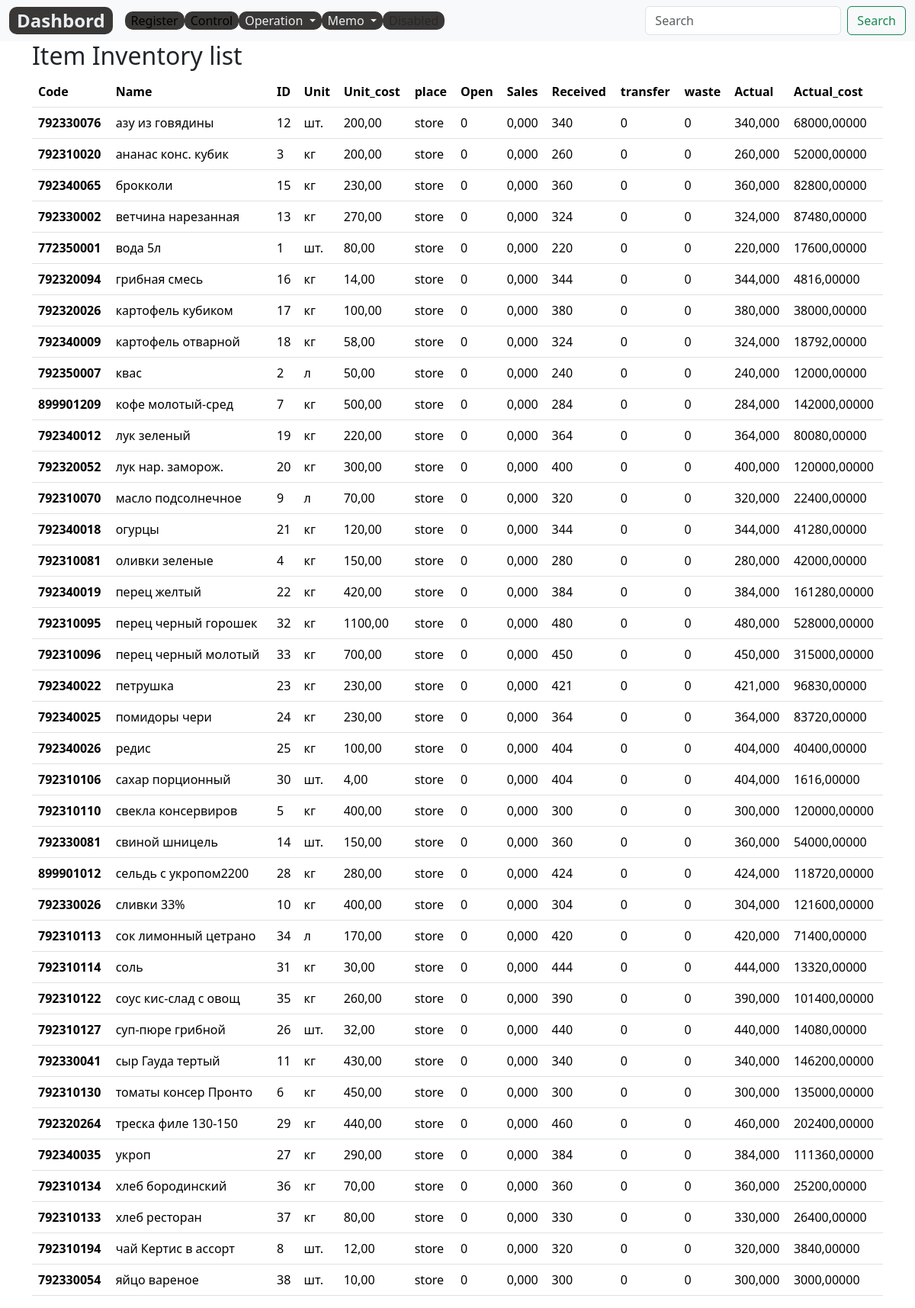
/control/inventory/, run on an earlier commit of the app's database.
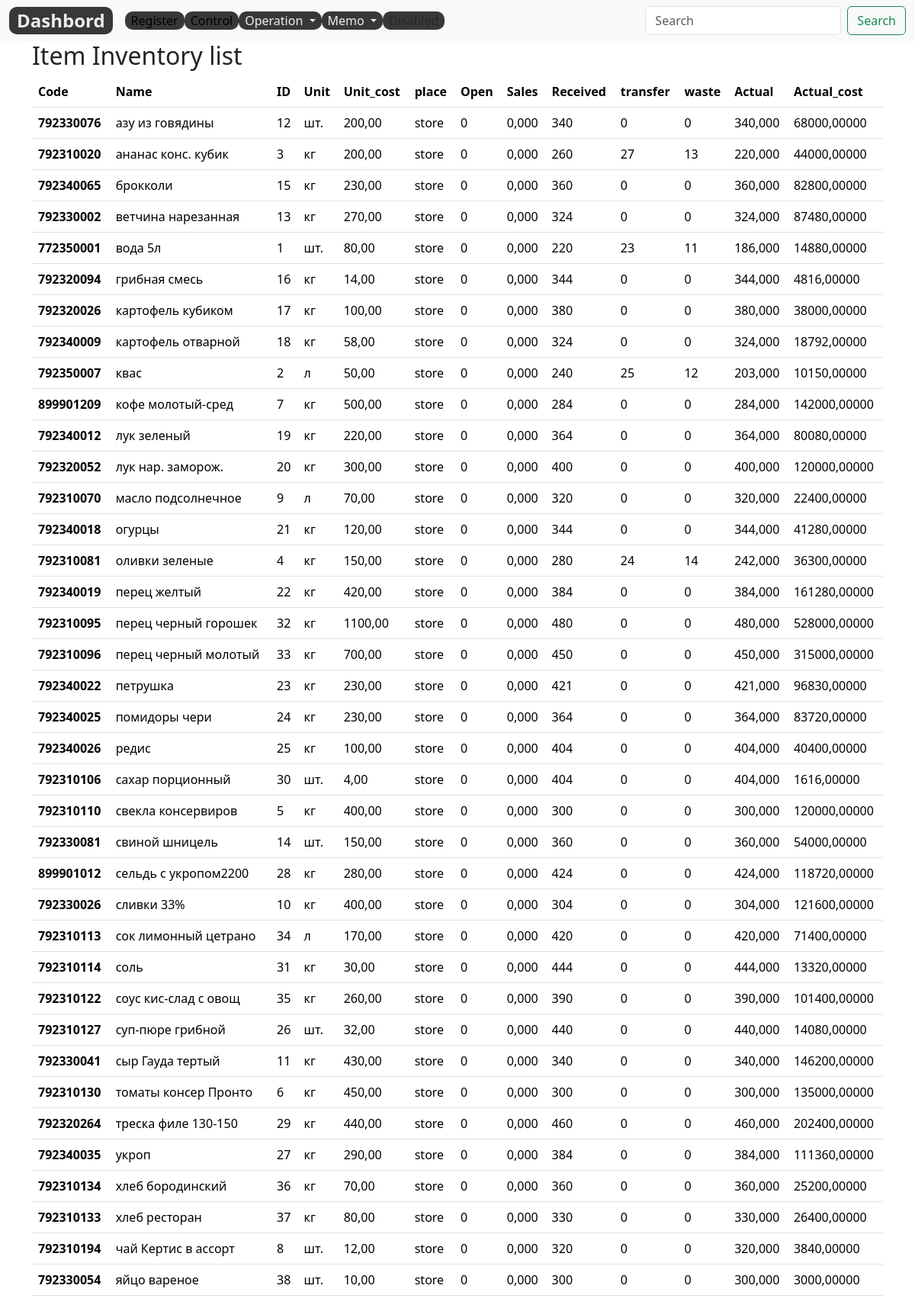
And on a later commit of the database.
### control/models.py (models this page shows, shortened)
class StockItem(models.Model):
    code=models.DecimalField(max_digits=12, help_text="Не более 12 знаков",decimal_places=0,null=True,verbose_name='Код')
    name = models.CharField(max_length=200, help_text="Не более 200 знаков", db_index=True)
    slug= models.SlugField(max_length=255, verbose_name='Url')
    unit = models.CharField(max_length=10,verbose_name='Ед.изм.',  choices=UNITS, null=True ,default='kg')
    unit_cost = models.DecimalField(max_digits=10, help_text="Не более 10 знаков",decimal_places=2, null=True)
    place = models.CharField(max_length=100,verbose_name='Место', null=True ,default='store')
    open=models.DecimalField(max_digits=10, help_text="Не более 10 знаков", decimal_places=0, null=True, default=0)
    sales =	models.DecimalField(max_digits=10, help_text="Не более 10 знаков", decimal_places=3, default=0)
    received = models.DecimalField(max_digits=10, help_text="Не более 10 знаков", null=True, decimal_places=0, default=0)
    transfer =models.DecimalField(max_digits=10, help_text="Не более 10 знаков",null=True, decimal_places=0, default=0)
    waste=models.DecimalField(max_digits=10, help_text="Не более 10 знаков",null=True, decimal_places=0, default=0)
    actual=models.DecimalField(max_digits=10, help_text="Не более 10 знаков", decimal_places=0, default=0)
    actual_cost=models.DecimalField(max_digits=12, help_text="Не более 12 знаков", decimal_places=2, default=0)
    class Meta:
        ordering = ['name']
        verbose_name = 'Остаток'
        verbose_name_plural = 'Остатки'
    @property
    def get_actual(self):
        return self.open-self.sales+self.received-self.transfer-self.waste
    @property
    def get_actual_cost(self):
        return (self.open-self.sales+self.received-self.transfer-self.waste )*self.unit_cost

### control/views.py (the view)
# urls.py: path('inventory/', InventoryListView.as_view(), name='inventory'),
class InventoryListView(ListView):
    model = StockItem
    template_name='lists/inventory_list.html'
    context_object_name='stockitems'

### control/templates/lists/inventory_list.html (shortened to what this page needs)
{% extends 'base_simple.html' %}
{% block content %}
<div class="container">
  <h2>Item Inventory list</h2>
  <table class="table">
    <thead>
      <tr>
        <th scope="col">Code</th>
        <th scope="col">Name</th>
        <th scope="col">ID</th>
        <th scope="col">Unit</th>
        <th scope="col">Unit_cost</th>
        <th scope="col">place</th>
        <th scope="col">Open</th>
        <th scope="col">Sales</th>
        <th scope="col">Received</th>
        <th scope="col">transfer</th>
        <th scope="col">waste</th>
        <th scope="col">Actual</th>
        <th scope="col">Actual_cost</th>
      </tr>
    </thead>
    <tbody>
      {% for stockitem in stockitems%}
      <tr>
        <th scope="row">{{stockitem.code}}</th>
        <td>{{stockitem.name}}</td>
        <td>{{stockitem.id}}</td>
        <td>{{stockitem.unit}}</td>
        <td>{{stockitem.unit_cost}}</td>
        <td>{{stockitem.place}}</td>
        <td>{{stockitem.open}}</td>
        <td>{{stockitem.sales}}</td>
        <td>{{stockitem.received}}</td>
        <td>{{stockitem.transfer}}</td>
        <td>{{stockitem.waste}}</td>
        <td>{{stockitem.get_actual}}</td>
        <td>{{stockitem.get_actual_cost}}</td>
      </tr>
      {% endfor %}
    </tbody>
  </table>
</div>
{% endblock %}

### templates/base_simple.html (shortened to what this page needs)
{% load static %}
{% load bootstrap5 %}
<!DOCTYPE html>
<html lang="en">
<head>
  {% bootstrap_css %}
  <link rel="stylesheet" type="text/css" href="{% static 'css/style.css' %}">
</head>
<body>
  {% block navbar %}
  <nav class="navbar navbar-expand-lg bg-light">
    <div class="container-fluid">
      <a class="navbar-brand font1-b navbutt" href="{% url 'dashbord' %}">Dashbord</a>
      <div class="collapse navbar-collapse" id="navbarSupportedContent">
        <ul class="navbar-nav me-auto mb-2 mb-lg-0">
          <li class="nav-item">
            <a class="nav-link active navbutt" aria-current="page" href="{% url 'register' %}">Register</a>
          </li>
          <li class="nav-item">
            <a class="nav-link active navbutt" href="{% url 'control' %}">Control</a>
          </li>
          <li class="navbar-nav nav-item dropdown">
            <a class="nav-link dropdown-toggle navbutt" href="#" role="button" data-bs-toggle="dropdown"
              aria-expanded="false">
              Operation
            </a>
          </li>
          <li class="navbar-nav nav-item dropdown">
            <a class="nav-link dropdown-toggle navbutt" href="#" role="button" data-bs-toggle="dropdown"
              aria-expanded="false">
              Memo
            </a>
          </li>
          <li class="nav-item">
            <a class="nav-link disabled navbutt">Disabled</a>
          </li>
        </ul>
        <form class="d-flex" role="search">
          <input class="form-control me-2" type="search" placeholder="Search" aria-label="Search">
          <button class="btn btn-outline-success" type="submit">Search</button>
        </form>
      </div>
    </div>
  </nav>
  {% endblock %}
  {% block content %}CONTENT{% endblock %}
</body>
</html>

### mms22/static/css/style.css (style rules this page uses)
.navbutt { color: #ebeef1; background: #3a3837; border-radius: 10px; padding: 0 10px; }
.font1-b { font-size: 1.5rem; font-weight: 600; }

What changed in the data, as far as the page shows it:
changed StockItem "ананас конс. кубик": transfer "0" → "27"; waste "0" → "13"; get_actual "260,000" → "220,000"; get_actual_cost "52000,00000" → "44000,00000"
changed StockItem "вода 5л": transfer "0" → "23"; waste "0" → "11"; get_actual "220,000" → "186,000"; get_actual_cost "17600,00000" → "14880,00000"
changed StockItem "квас": transfer "0" → "25"; waste "0" → "12"; get_actual "240,000" → "203,000"; get_actual_cost "12000,00000" → "10150,00000"
changed StockItem "оливки зеленые": transfer "0" → "24"; waste "0" → "14"; get_actual "280,000" → "242,000"; get_actual_cost "42000,00000" → "36300,00000"
